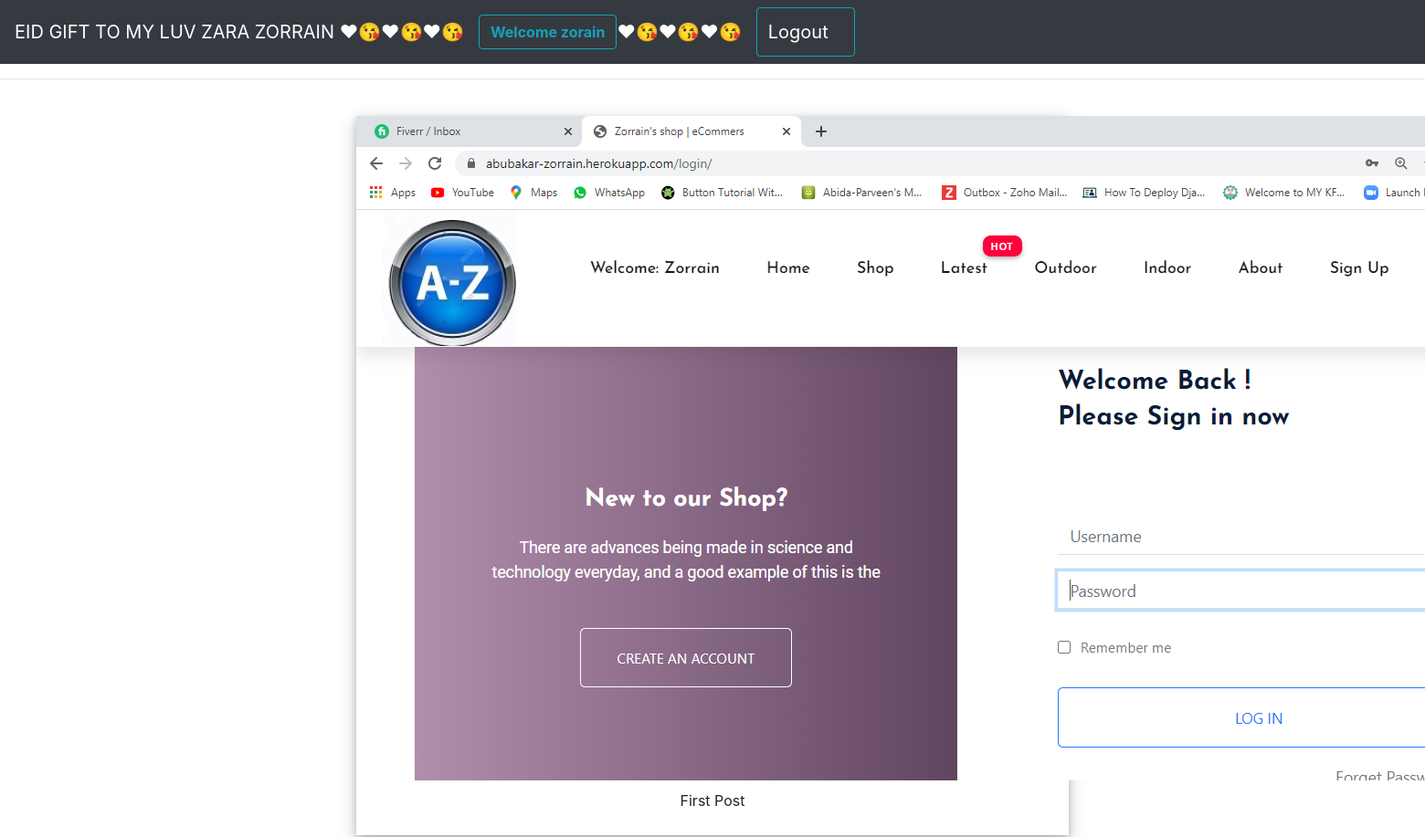
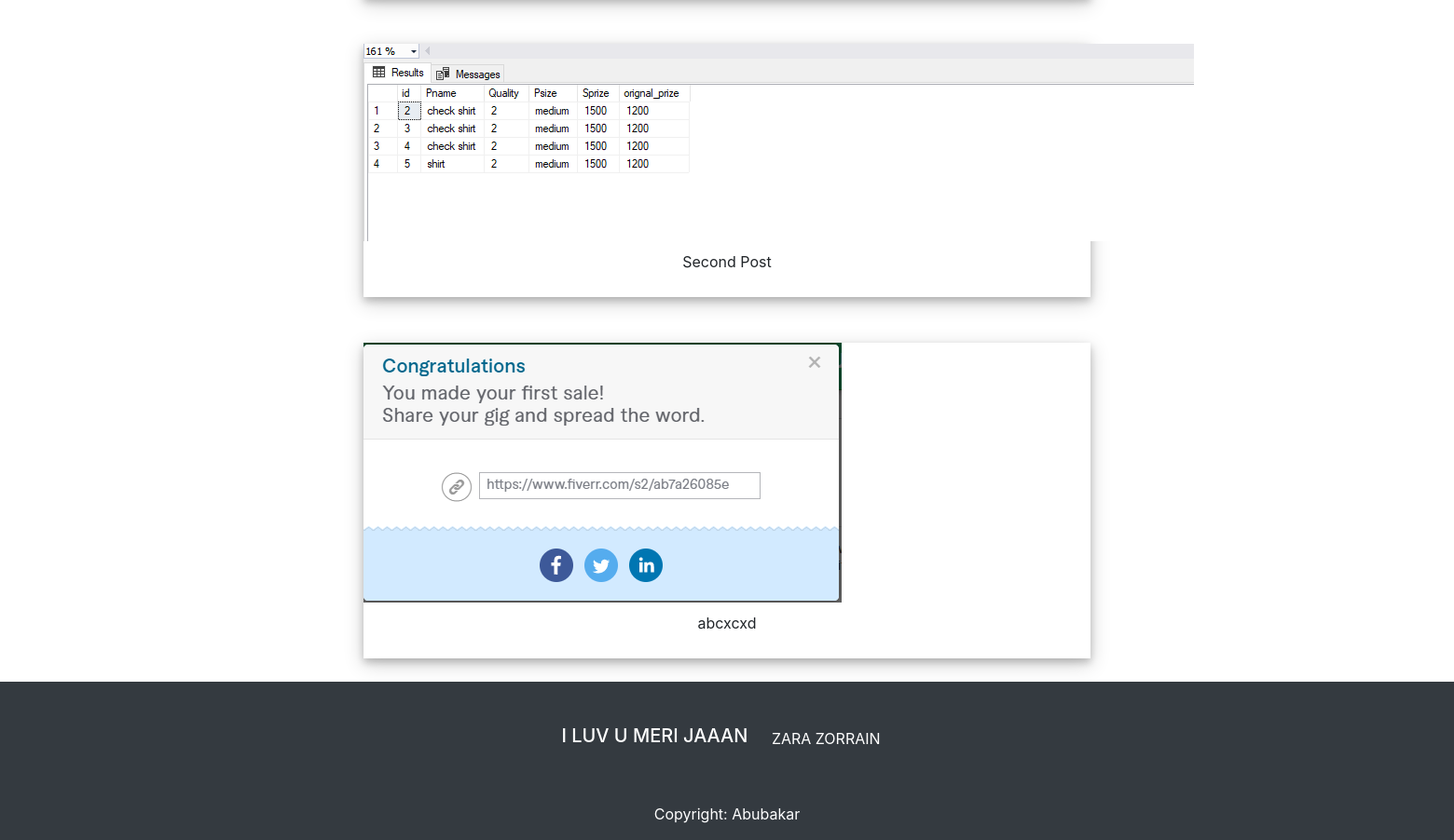
The app's page /home/ (signed in) with its own data (2 pictures, top to bottom).
### khalidblog_app/models.py (models this page shows, shortened)
class Post(models.Model):
    id = models.IntegerField(unique=True, auto_created=True, primary_key=True)
    title= models.CharField(max_length=300, unique=True)
    url= models.SlugField(max_length=300)
    content= models.TextField(max_length=1500)
    image = models.ImageField(upload_to='image/', null=True, blank=True)
    pub_date = models.DateTimeField(auto_now_add= True)
    last_edited= models.DateTimeField(auto_now= True)
    author= models.ForeignKey(User, on_delete=models.CASCADE)

### khalidblog_app/views.py (the view)
# urls.py: path('home/',views.navbar, name="index"),
@login_required
def navbar(request):
    post = Post.objects.all()
    context = {'post':post}
    return render(request,'zblogapp/dashboard.html',context)

### khalidblog_app/templates/zblogapp/dashboard.html (shortened to what this page needs)
{% extends 'zblogapp/navbar.html' %}
{% block content %}
{% for Post in post %}
<div class="eltd-blog-gallery-item" >
{% if Post.image.url is not null %}
                        <a href="{{Post.image.url}}" target="_blank">
    <div class="polaroid">
  <img class="img" src="{{ Post.image.url }}" alt="{{Post.author}}"> </a>{%endif%}
  <div class="container">
  <p>{{Post.title}}</p>
  </div>
</div>
{% endfor %}
{% endblock %}

### khalidblog_app/templates/zblogapp/navbar.html (shortened to what this page needs)
<!DOCTYPE html>
<html lang="en">
<head>
<link href="//maxcdn.bootstrapcdn.com/bootstrap/4.0.0/css/bootstrap.min.css" rel="stylesheet" id="bootstrap-css">
    <link rel="stylesheet" href="https://stackpath.bootstrapcdn.com/bootstrap/4.5.0/css/bootstrap.min.css"
>
</head>
<body>
<nav class="navbar navbar-expand-lg navbar-dark bg-dark">
  <a class="navbar-brand" href="#">EID GIFT TO MY LUV ZARA ZORRAIN ❤😘❤😘❤😘 </a>
    <button type="button" class="btn btn-outline-info"><strong>Welcome {{user}}</strong></button>
      <a class="navbar-brand" href="#"> ❤😘❤😘❤😘 </a>
    <button type="button" class="btn btn-outline-info"> <a class="navbar-brand" href="\logout">Logout </a></button>
</nav>
<hr>
{% block content %}
{% endblock %}
<footer class="page-footer text-white page-footer-dark bg-dark font-small  unique-color-dark pt-4">
    <div class="container">
        <ul class="list-unstyled list-inline text-center py-2">
            <li class="list-inline-item">
                <h5 class="mb-1">I LUV U MERI JAAAN </h5>
            </li>
            <li class="list-inline-item">
                <a href="#" class="btn btn-outline-white text-white btn-rounded">ZARA ZORRAIN</a>
            </li>
        </ul>
    </div>
    <div class="footer-copyright text-center py-3"> Copyright:
    <a>Abubakar</a>
    </div>
</footer>
</body>
</html>

### khalidblog_app/templates/zblogapp/navbar.html (style rules this page uses)
body { margin:25px; background-image: url("\static/images/zarabg.png"); background-repeat:repeat; margin-right: 200px; }
div.polaroid { width: 80%; background-color: white; box-shadow: 0 4px 8px 0 rgba(0, 0, 0, 0.2), 0 6px 20px 0 rgba(0, 0, 0, 0.19); margin-bottom: 25px; display: block; margin-left: auto; margin-right: auto; width: 50%; }
div.container { text-align: center; padding: 10px 20px; }
body { font-family: "Poppins", sans-serif; height: 100vh; }
a { color: #92badd; display:inline-block; text-decoration: none; font-weight: 400; }

### records on screen
Post: image (picture), title "First Post"
Post: image (picture), title "Second Post"
Post: image (picture), title "abcxcxd"

### other values on screen
{{ user }} "zorain"
